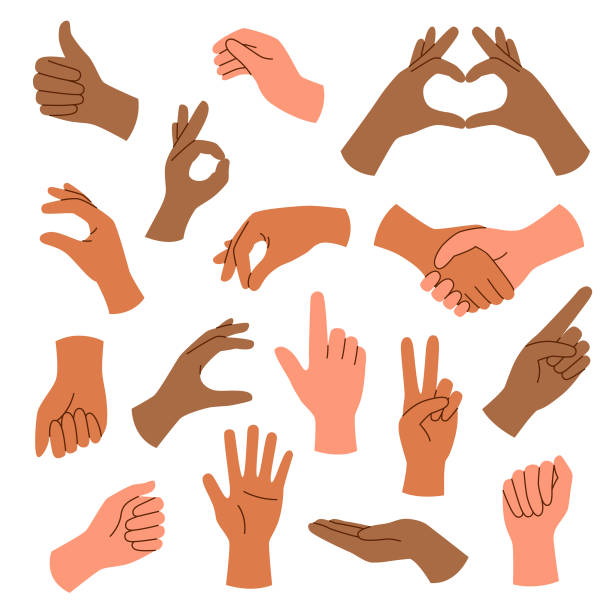
#> input picture senas.jpg, 612 x 612 px
$ python 'Practica 5 prueba.py'
#> lines starting #> are read from the running program, lines starting #| are printed output that depends on the picture; after the words box and inside, x2 and y2 are one past the last pixel; in counts of white or black regions, pixels touching at a corner belong together
import cv2
import numpy as np
import matplotlib.pyplot as plt
from skimage.measure import label, regionprops

def clasificador(imagen):
    """Clasifica los píxeles según un rango de color y crea una imagen binaria."""
    mascara = (15 < imagen[:, :, 0]) & (imagen[:, :, 0] < 236) & \
              (44 < imagen[:, :, 1]) & (imagen[:, :, 1] < 249) & \
              (100 < imagen[:, :, 2]) & (imagen[:, :, 2] < 254)
    return (mascara * 255).astype(np.uint8)

def etiquetar_objetos(imagen_binaria):
    """Etiqueta objetos, asigna un color único y muestra el número en cada región."""
    etiquetas = label(imagen_binaria)
    num_objetos = etiquetas.max()

    # Crear imagen en color con etiquetas únicas
    imagen_etiquetada = np.zeros((*etiquetas.shape, 3), dtype=np.uint8)
    colores = np.random.randint(0, 255, size=(num_objetos + 1, 3))  # Colores aleatorios

    for i in range(1, num_objetos + 1):
        imagen_etiquetada[etiquetas == i] = colores[i]

    # Agregar números en cada región detectada
    imagen_etiquetada_con_numeros = imagen_etiquetada.copy()
    regiones = regionprops(etiquetas)

    for i, region in enumerate(regiones):
        minr, minc, maxr, maxc = region.bbox
        centro = (minc + maxc) // 2, (minr + maxr) // 2
        cv2.putText(imagen_etiquetada_con_numeros, str(i + 1), centro,
                    cv2.FONT_HERSHEY_SIMPLEX, 0.6, (255, 255, 255), 2)

    return etiquetas, imagen_etiquetada, imagen_etiquetada_con_numeros, num_objetos

def localizar_objetos(imagen_etiquetada, etiquetas):
    """Dibuja rectángulos alrededor de los objetos sin modificar los colores de la imagen etiquetada."""
    imagen_localizacion = imagen_etiquetada.copy()
    regiones = regionprops(etiquetas)

    for region in regiones:
        minr, minc, maxr, maxc = region.bbox
        cv2.rectangle(imagen_localizacion, (minc, minr), (maxc, maxr), (255, 255, 0), 2)

    return imagen_localizacion

# Cargar imagen y convertir a RGB
imagen = cv2.imread("senas.jpg")
#> imagen is the input picture: shape (612, 612, 3); mean B, G, R 202.2, 214.4, 239.8
imagen_rgb = cv2.cvtColor(imagen, cv2.COLOR_BGR2RGB)

# Paso 1: Clasificación
imagen_binaria = clasificador(imagen)
#> in clasificador, `mascara = (15 < imagen[:, :, 0]) & (imagen[:, :, 0] < 236) & \ (44 < i..`:
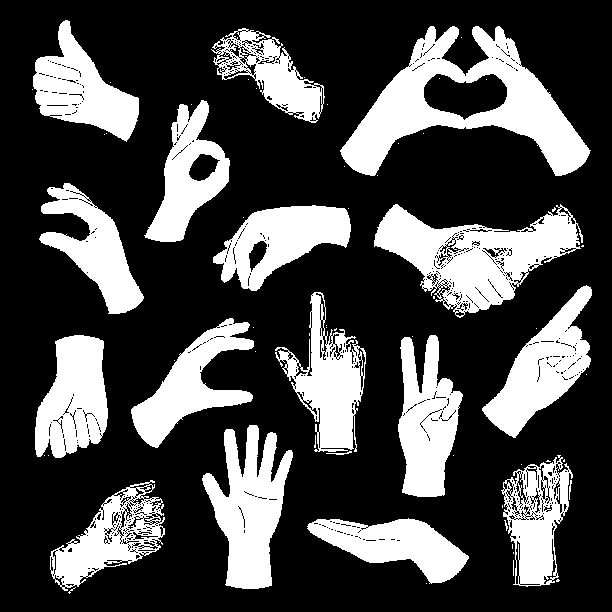
#> mascara: shape (612, 612) bool; 29% white; 66 white regions (48 under 20 px), largest, box (x1, y1, x2, y2) and area: (340, 26, 591, 176) 14345, (374, 204, 583, 318) 10962, (202, 425, 293, 589) 8039
#> in clasificador, `return (mascara * 255).astype(np.uint8)`: returned value: shape (612, 612); 29% white; 66 white regions (48 under 20 px)

# Paso 2: Etiquetado con números
etiquetas, imagen_etiquetada, imagen_etiquetada_con_numeros, num_objetos = etiquetar_objetos(imagen_binaria)
#> in etiquetar_objetos, `etiquetas = label(imagen_binaria)`:
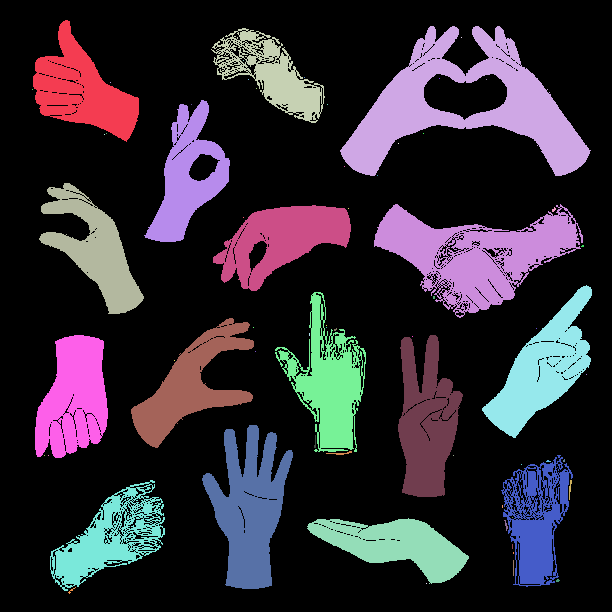
#> etiquetas: shape (612, 612) int64; 67 distinct labels, from 0 to 66; one colour per label, 0 black
#> in etiquetar_objetos, `num_objetos = etiquetas.max()`: num_objetos = 66
#> in etiquetar_objetos, `colores = np.random.randint(0, 255, size=(num_objetos + 1, 3))`: colores = 67 rows, first 8: [172, 47, 117], [192, 67, 251], [195, 103, 9], [211, 21, 242], [36, 87, 70], [216, 88, 140], [58, 193, 230], [39, 87, 174]
#> after the loop in etiquetar_objetos, `for i in range(1, num_objetos + 1):`:
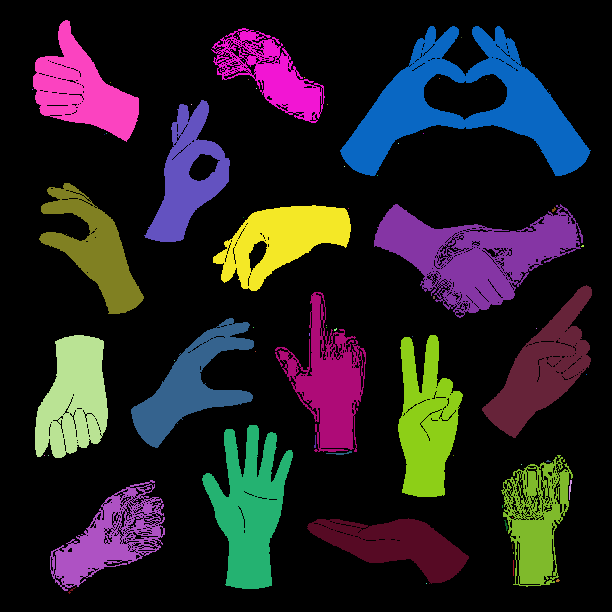
#> imagen_etiquetada: shape (612, 612, 3); mean of channels 0, 1, 2 36.2, 31.4, 35.9; drawn as B, G, R
#> in etiquetar_objetos, `regiones = regionprops(etiquetas)`: regiones = 66 regions; largest, box (x1, y1, x2, y2) and area: (340, 26, 591, 176) 14345, (374, 204, 583, 318) 10962, (202, 425, 293, 589) 8039, (482, 285, 592, 438) 6882, (398, 335, 463, 497) 6710
#> the loop in etiquetar_objetos, `for i, region in enumerate(regiones):` made 66 passes
#> (minr, minc, maxr, maxc, centro) on passes 1 to 12: (20, 33, 142, 139, (86, 81)), (26, 340, 176, 591, (465, 101)), (28, 211, 123, 325, (268, 75)), (37, 461, 38, 462, (461, 37)), (60, 243, 61, 244, (243, 60)), (77, 304, 78, 305, (304, 77)), (78, 439, 79, 440, (439, 78)), (79, 248, 80, 249, (248, 79)), (79, 486, 80, 487, (486, 79)), (82, 110, 83, 111, (110, 82)), (88, 256, 89, 257, (256, 88)), (89, 32, 90, 33, (32, 89))
#> after the loop in etiquetar_objetos, `for i, region in enumerate(regiones):`:
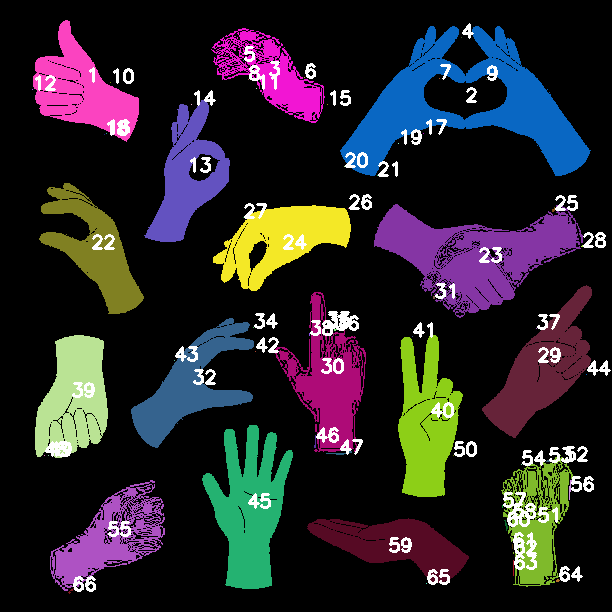
#> imagen_etiquetada_con_numeros: shape (612, 612, 3); 2.91% of pixels changed, all inside (x1, y1, x2, y2) = (35, 23, 611, 592); drawn as B, G, R
#> num_objetos = 66

# Paso 3: Localización sobre la imagen etiquetada
imagen_localizada = localizar_objetos(imagen_etiquetada, etiquetas)
#> the loop in localizar_objetos, `for region in regiones:` made 66 passes
#> (minr, minc, maxr, maxc) on passes 1 to 12: (20, 33, 142, 139), (26, 340, 176, 591), (28, 211, 123, 325), (37, 461, 38, 462), (60, 243, 61, 244), (77, 304, 78, 305), (78, 439, 79, 440), (79, 248, 80, 249), (79, 486, 80, 487), (82, 110, 83, 111), (88, 256, 89, 257), (89, 32, 90, 33)
#> after the loop in localizar_objetos, `for region in regiones:`:
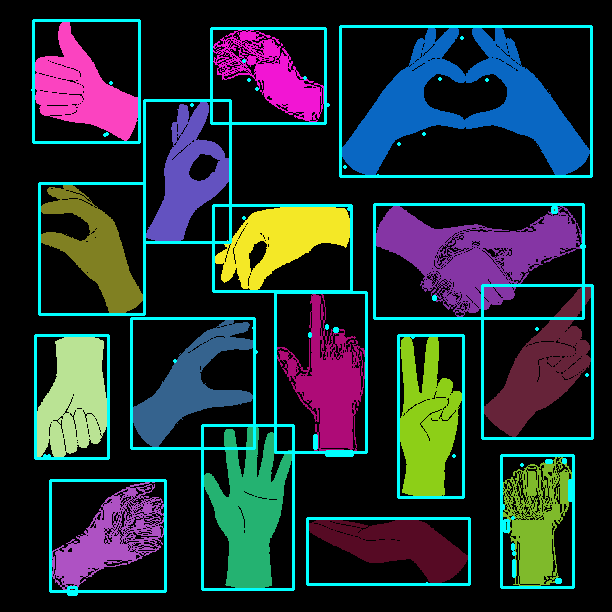
#> imagen_localizacion: shape (612, 612, 3); 6.5% of pixels changed, all inside (x1, y1, x2, y2) = (31, 19, 594, 596); drawn as B, G, R

# Mostrar resultados
fig, axes = plt.subplots(4, 1, figsize=(8, 12))
axes[0].imshow(imagen_rgb)
axes[0].set_title("Imagen Entrada")

axes[1].imshow(imagen_binaria, cmap="gray")
axes[1].set_title("Clasificación (Binaria)")

axes[2].imshow(imagen_etiquetada_con_numeros)
axes[2].set_title(f"Etiquetaje con Números ({num_objetos} objetos detectados)")

axes[3].imshow(imagen_localizada)
axes[3].set_title("Localización de Objetos (Colores + Rectángulos)")

for ax in axes:
    ax.axis("off")

plt.tight_layout()
plt.show()
